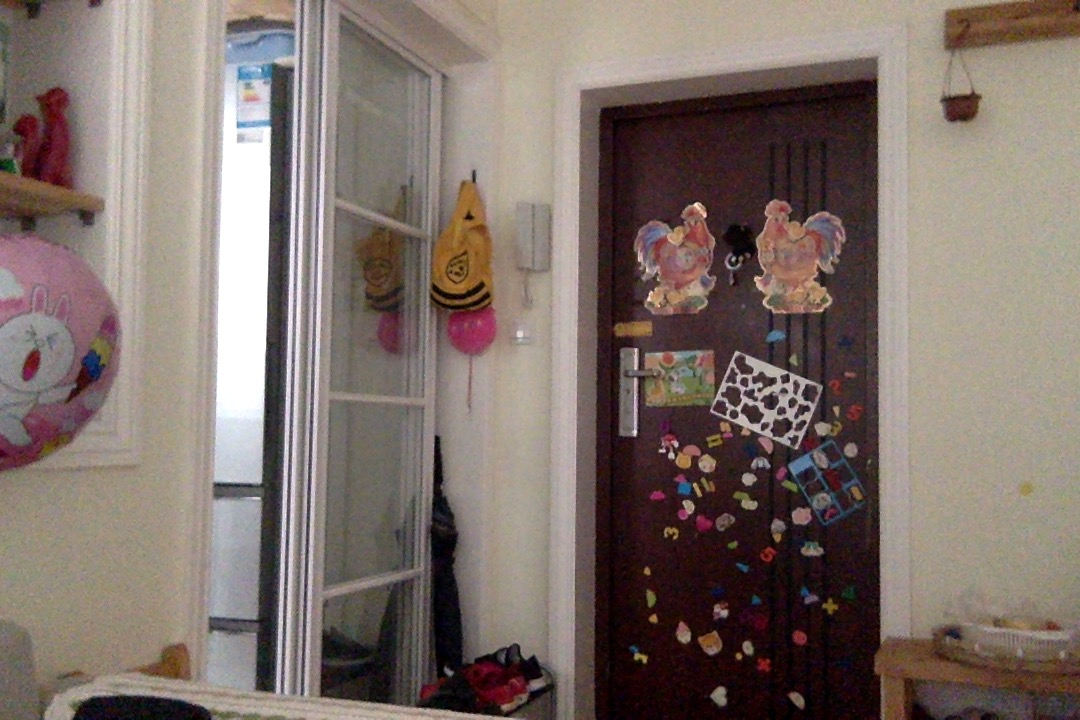
#> input picture similiar/p1.jpg, 1080 x 720 px
$ python cmp.py p1.jpg p2.jpg   (Python 2 division)
#> lines starting #> are read from the running program, lines starting #| are printed output that depends on the picture; long printed decimals are rounded
import sys
import cv2
import numpy as np
import math

VLen = 128

def gen_weight():
    w = np.zeros((VLen, VLen), dtype="float64")
    VLen_f = float(VLen)
    center = (VLen_f/2-0.5, VLen_f/2-0.5)
    for i in range(0, VLen):
        for j in range(0, VLen):
            #t = math.sqrt(math.fabs(VLen_f/2 - math.sqrt((i - center[0])**2 + (j - center[1])**2)))
            d = VLen_f/2 - math.sqrt((i - center[0])**2 + (j - center[1])**2)
            t = d if d > 0 else 0
            t = math.sqrt(math.sqrt(t))
            w[i, j] = t
    return w.reshape(VLen*VLen)

def vect2(p):
    res = cv2.resize(p, (VLen, VLen)).reshape(VLen*VLen)
    return (1.0*res)

def vect4(p):
    v2 = vect2(p)
    avg = v2.sum() / v2.size
    return v2 - avg

def cos(a, b):
    #w = gen_weight()
    #a *= w
    #b *= w
    return math.sqrt((sum(a*b) ** 2) / (sum(a**2) * sum(b**2)))

if __name__ == '__main__':
    argv = sys.argv
    assert len(argv) == 3
    path1 = argv[1]
    path2 = argv[2]

    p1 = cv2.imread(path1, cv2.IMREAD_GRAYSCALE)
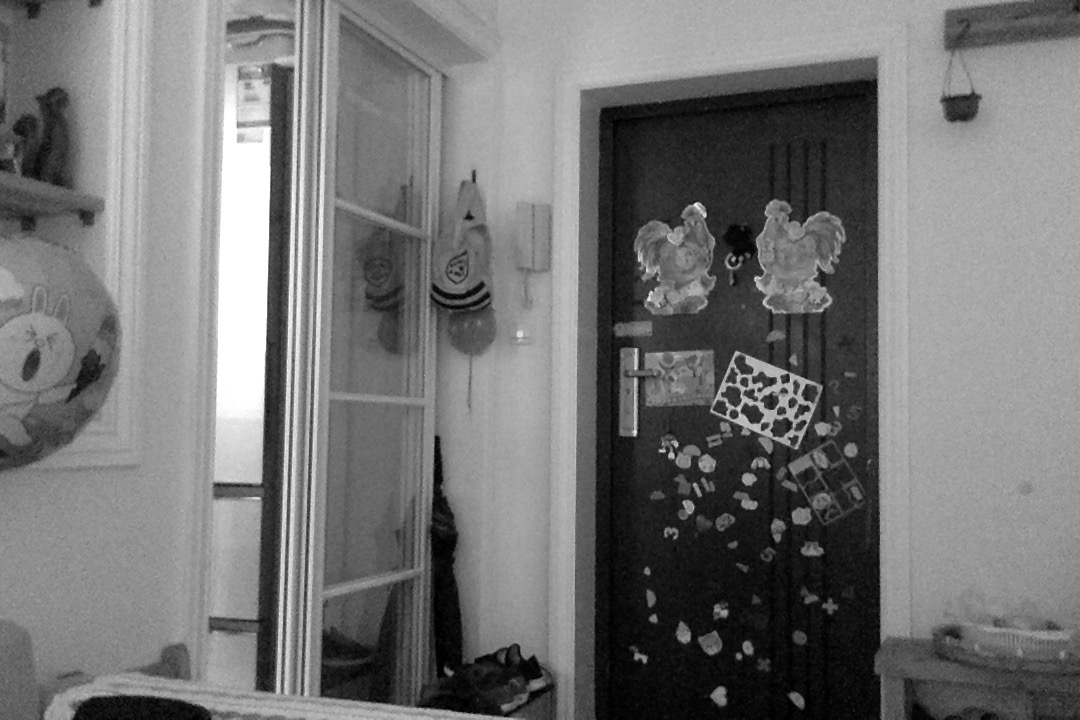
#> p1: shape (720, 1080); min 0, max 255, mean 116.2
    p2 = cv2.imread(path2, cv2.IMREAD_GRAYSCALE)
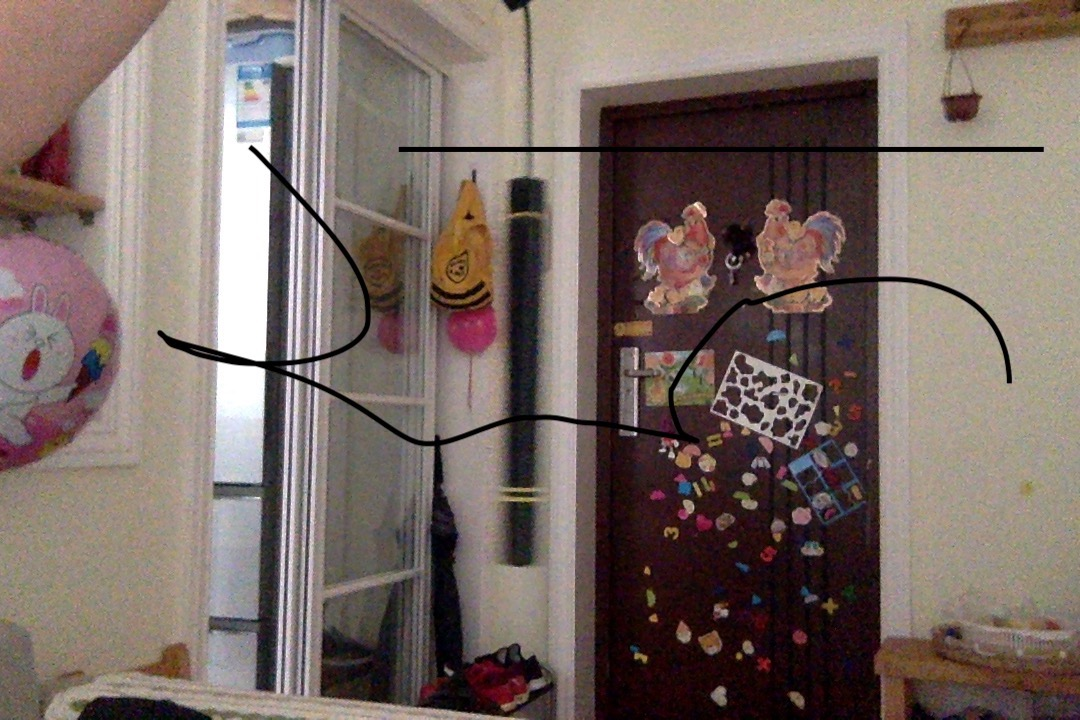
#> input picture similiar/p2.jpg, 1080 x 720 px
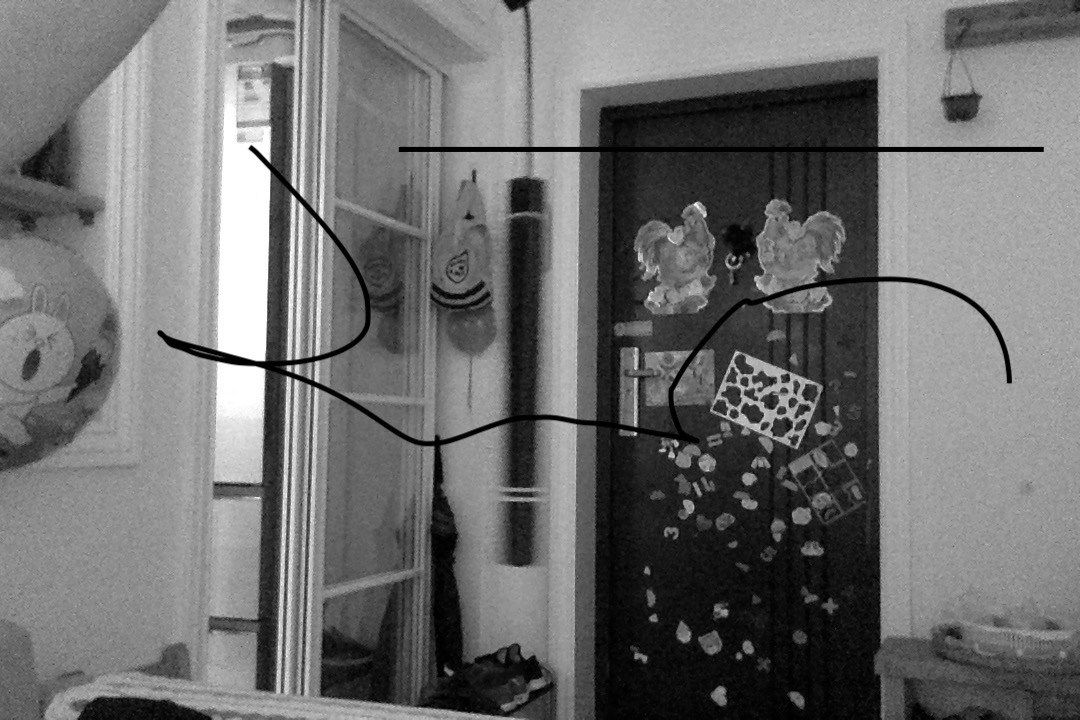
#> p2: shape (720, 1080); min 0, max 255, mean 111


    print cos(vect4(p1), vect4(p2))
#> in vect2, `res = cv2.resize(p, (VLen, VLen)).reshape(VLen*VLen)`: res = 16384 values, max 255 at index 2587, min 0 at index 14516, mean 116.2
#> in vect4, `v2 = vect2(p)`: v2 has the same summary as res in vect2
#> in vect4, `avg = v2.sum() / v2.size`: avg = 116.2
#| 0.9197
